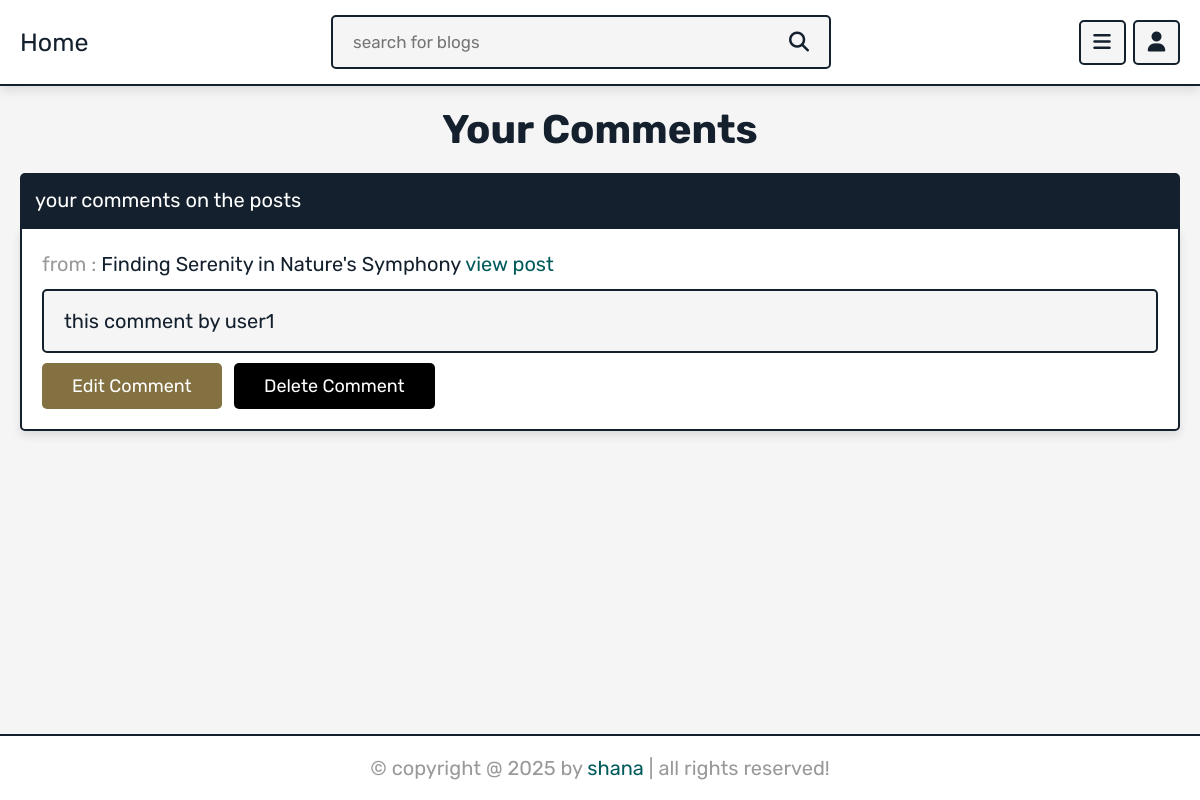
Page /users/user_comments.php (signed in) on the committed database.
### tables this page shows
CREATE TABLE `posts` (
  `id` int(100) NOT NULL,
  `admin_id` int(100) NOT NULL,
  `name` varchar(100) NOT NULL,
  `title` varchar(100) NOT NULL,
  `content` varchar(1000) NOT NULL,
  `category` varchar(50) NOT NULL,
  `image` varchar(100) NOT NULL,
  `created_at` timestamp NOT NULL DEFAULT current_timestamp(),
  `status` varchar(10) NOT NULL
);

CREATE TABLE `comments` (
  `id` int(100) NOT NULL,
  `post_id` int(100) NOT NULL,
  `admin_id` int(100) NOT NULL,
  `user_id` int(100) NOT NULL,
  `user_name` varchar(50) NOT NULL,
  `comment` varchar(1000) NOT NULL,
  `date` date NOT NULL DEFAULT current_timestamp()
);

### users/user_comments.php (the view, shortened to what this page needs)
<?php
include '../component/database.php';
if(isset($_SESSION['user_id'])){
   $user_id = $_SESSION['user_id'];
}else{
   $user_id = '';
   header('location: ../main/home.php');
};
?>
<!DOCTYPE html>
<html lang="en">
<head>
   <link rel="stylesheet" href="https://cdnjs.cloudflare.com/ajax/libs/font-awesome/6.1.1/css/all.min.css">
   <link rel="stylesheet" href="../css/style.css">
</head>
<body>
<?php include '../component/user_header.php'; ?>
<section class="comments-container">
   <h1 class="heading">your comments</h1>
   <p class="comment-title">your comments on the posts</p>
   <div class="user-comments-container">
      <?php
         $select_comments = $conn->prepare("SELECT * FROM `comments` WHERE user_id = ?");
         $select_comments->execute([$user_id]);
         if($select_comments->rowCount() > 0){
            while($fetch_comments = $select_comments->fetch(PDO::FETCH_ASSOC)){
      ?>
      <div class="show-comments">
         <?php
            $select_posts = $conn->prepare("SELECT * FROM `posts` WHERE id = ?");
            $select_posts->execute([$fetch_comments['post_id']]);
            while($fetch_posts = $select_posts->fetch(PDO::FETCH_ASSOC)){
         ?>
         <div class="post-title"> from : <span><?= $fetch_posts['title']; ?></span> <a href="../users/view_post.php?post_id=<?= $fetch_posts['id']; ?>" >view post</a></div>
         <?php
            }
         ?>
         <div class="comment-box"><?= $fetch_comments['comment']; ?></div>
         <form action="" method="POST">
            <button type="submit" class="inline-option-btn" name="open_edit_box">edit comment</button>
            <button type="submit" class="inline-delete-btn" name="delete_comment" onclick="return confirm('delete this comment?');">delete comment</button>
         </form>
      </div>
      <?php
            }
         }else{
            echo '<p class="empty">no comments added yet!</p>';
         }
      ?>
   </div>
</section>
<?php include '../component/footer.php'; ?>
</body>
</html>

### css/style.css (style rules this page uses)
:root { --main-color:#005a5b; --red:#e74c3c; --brown:#837141; --black:#14202d; --white:#fff; --light-bg:#f5f5f5; --light-color:#999; --border:.2rem solid var(--black); --box-shadow:0 .5rem 1rem rgba(0,0,0,.1); }
* { font-family: 'Rubik', sans-serif; margin:0; padding:0; box-sizing: border-box; outline: none; border:none; text-decoration: none; }
html { font-size: 62.5%; overflow-x: hidden; scroll-behavior: smooth; scroll-padding-top: 7rem; }
body { background-color: var(--light-bg); padding-bottom: 7rem; }
section { padding:2rem; margin: 0 auto; max-width: 1200px; }
.btn, .delete-btn, .option-btn, .inline-btn, .inline-option-btn, .inline-delete-btn { margin-top: 1rem; border-radius: .5rem; cursor: pointer; font-size: 1.8rem; color:var(--white); padding:1.2rem 3rem; text-transform: capitalize; text-align: center; }
.inline-btn, .inline-option-btn, .inline-delete-btn { display: inline-block; margin-right: 1rem; }
.inline-delete-btn, .delete-btn { background-color: black; }
.inline-option-btn, .option-btn { background-color: var(--brown); }
.heading { margin-bottom: 2rem; text-align: center; font-size: 4rem; color:var(--black); text-transform: capitalize; }
.comments-container .comment-title { background-color: var(--black); color:var(--white); padding:1.5rem; font-size: 2rem; border-radius: .5rem; border-bottom-left-radius: 0; border-bottom-right-radius: 0; }
.comments-container .user-comments-container { display: grid; gap:2.5rem; border:var(--border); box-shadow: var(--box-shadow); border-radius: .5rem; padding:2rem; background-color: var(--white); border-top-left-radius: 0; border-top-right-radius: 0; }
.comments-container .user-comments-container .show-comments .post-title { margin-bottom: 1rem; font-size: 2rem; color:var(--light-color); }
.comments-container .user-comments-container .show-comments .post-title span { color:var(--black); line-height: 1.5; }
.comments-container .user-comments-container .show-comments .post-title a { color:var(--main-color); }
.comments-container .user-comments-container .show-comments .comment-box { border-radius: .5rem; background-color: var(--light-bg); padding:1.5rem 2rem; font-size: 2rem; color:var(--black); width: 100%; white-space: pre-line; line-height: 1.5; border: var(--border); }

### rows in the picture
comments: comment "this comment by user1"
posts: title "Finding Serenity in Nature's Symphony"
